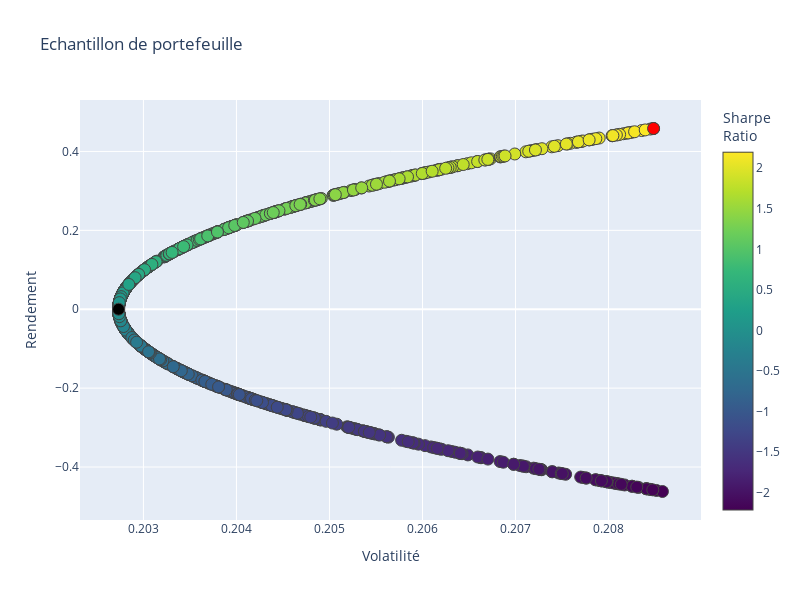

Notebook code for this chart:
### Code cell
####____####
"""Problème : Visualiser le point du Sharpe Ratio maximum sur l'échantillon de portefeuille"""

## Le point rouge
Portefeuilles = go.Scatter(x = risq,y = R_esp, mode = "markers", marker = dict(size=12,
        color = SR, colorscale = "Viridis", showscale = True,line_width = 1,colorbar = dict(title = "Sharpe<br>Ratio")
        ),text = "portefeuille")

Minimum_Volatilite = go.Scatter(x = np.array(risq[minIndex]), y = np.array(R_esp[minIndex]), mode = "markers",
                                marker = dict(color = "black", size = 12, line_width = 1),text = "Risque minimum" )

Maximum_SharpeRatio = go.Scatter(x = np.array(risq[maxIndex]), y = np.array(R_esp[maxIndex]), mode = "markers",
                                marker = dict(color = "red", size=12, line_width = 1),text = "Maximal Sharpe Ratio" )

data = [Portefeuilles, Minimum_Volatilite, Maximum_SharpeRatio]

layout = go.Layout(title = "Echantillon de portefeuille", yaxis = dict(title = "Rendement"), xaxis = dict(title = "Volatilité"),
                    width = 800, height = 600, showlegend = False)
                    
fig = go.Figure(data = data, layout = layout)

fig.show()

### Figure 1 — Plotly figure (JSON) as saved in the notebook; plotly's stock layout.template omitted (floating-point values rounded to 4 significant figures; data arrays with more than 128 entries replaced by an {"elided": "..."} marker saying what was removed)
{"data": [{"marker": {"color": {"elided": "1000 float values"}, "colorbar": {"title": {"text": "Sharpe<br>Ratio"}}, "colorscale": [[0, "#440154"], [0.1111, "#482878"], [0.2222, "#3e4989"], [0.3333, "#31688e"], [0.4444, "#26828e"], [0.5556, "#1f9e89"], [0.6667, "#35b779"], [0.7778, "#6ece58"], [0.8889, "#b5de2b"], [1, "#fde725"]], "line": {"width": 1}, "showscale": true, "size": 12}, "mode": "markers", "text": "portefeuille", "type": "scatter", "x": {"elided": "1000 float values"}, "y": {"elided": "1000 float values"}}, {"marker": {"color": "black", "line": {"width": 1}, "size": 12}, "mode": "markers", "text": "Risque minimum", "type": "scatter", "x": [0.2027], "y": [2.875e-05]}, {"marker": {"color": "red", "line": {"width": 1}, "size": 12}, "mode": "markers", "text": "Maximal Sharpe Ratio", "type": "scatter", "x": [0.2085], "y": [0.4582]}], "layout": {"height": 600, "showlegend": false, "title": {"text": "Echantillon de portefeuille"}, "width": 800, "xaxis": {"title": {"text": "Volatilité"}}, "yaxis": {"title": {"text": "Rendement"}}}}
